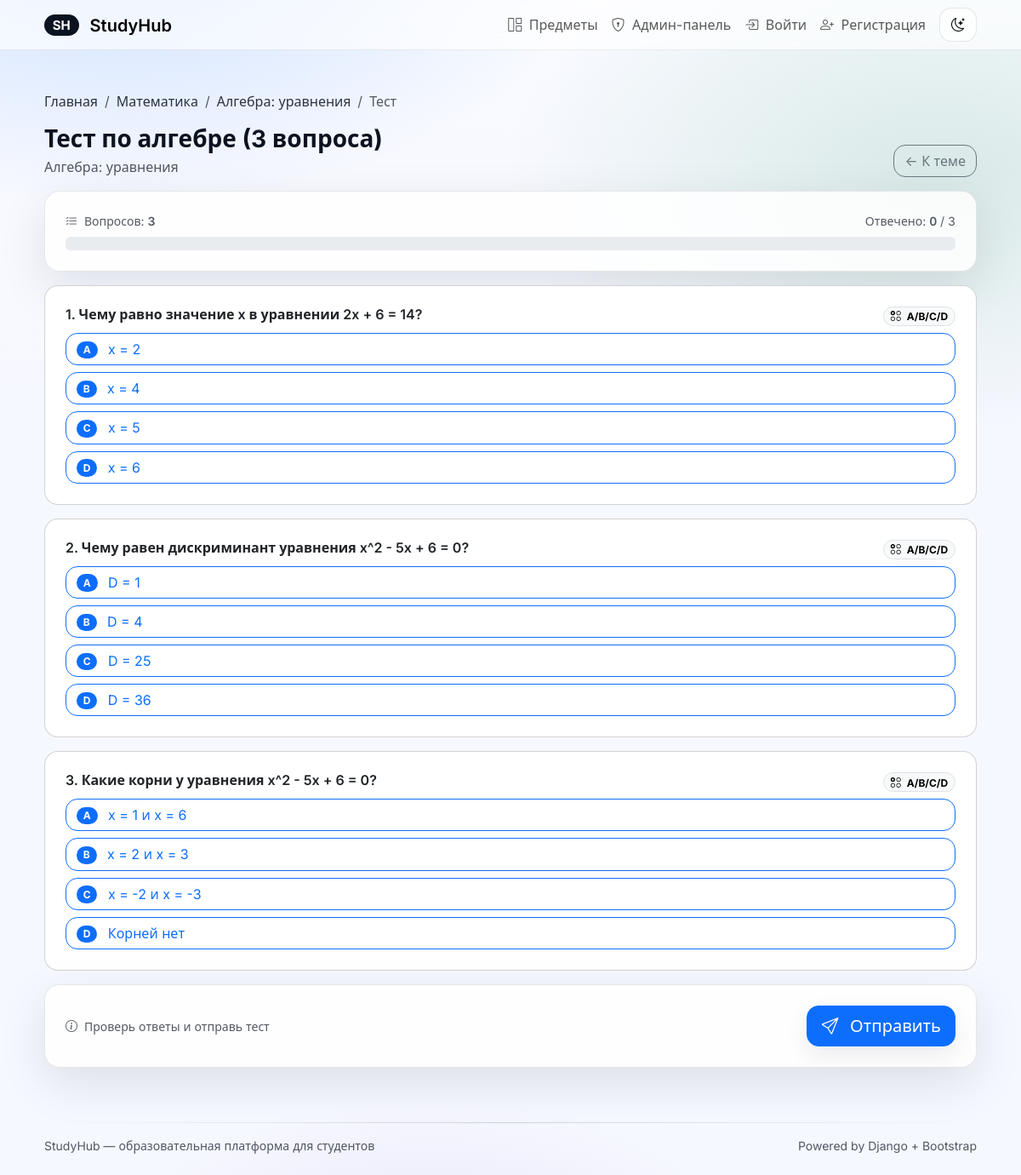
Page /test/1/ on the committed database.
### core/models.py (models this page shows, shortened)
class Test(models.Model):
    topic = models.ForeignKey(Topic, on_delete=models.CASCADE, related_name='tests')
    title = models.CharField(max_length=200)
    class Meta:
        constraints = [
            models.UniqueConstraint(fields=['topic'], name='unique_test_per_topic'),
        ]
        ordering = ['topic__subject__name', 'topic__name']
        verbose_name = 'Тест'
        verbose_name_plural = 'Тесты'

class Topic(models.Model):
    subject = models.ForeignKey(Subject, on_delete=models.CASCADE, related_name='topics')
    name = models.CharField(max_length=200)
    description = models.TextField(blank=True)
    class Meta:
        ordering = ['subject__name', 'name']
        verbose_name = 'Тема'
        verbose_name_plural = 'Темы'

class Subject(models.Model):
    name = models.CharField(max_length=200)
    class Meta:
        ordering = ['name']
        verbose_name = 'Предмет'
        verbose_name_plural = 'Предметы'

class Question(models.Model):
    ANSWER_A = 'A'
    ANSWER_B = 'B'
    ANSWER_C = 'C'
    ANSWER_D = 'D'
    ANSWER_CHOICES = [
        (ANSWER_A, 'A'),
        (ANSWER_B, 'B'),
        (ANSWER_C, 'C'),
        (ANSWER_D, 'D'),
    ]
    test = models.ForeignKey(Test, on_delete=models.CASCADE, related_name='questions')
    text = models.TextField()
    option_a = models.CharField(max_length=255)
    option_b = models.CharField(max_length=255)
    option_c = models.CharField(max_length=255)
    option_d = models.CharField(max_length=255)
    correct_answer = models.CharField(max_length=1, choices=ANSWER_CHOICES)
    explanation = models.TextField(blank=True)
    class Meta:
        ordering = ['id']
        verbose_name = 'Вопрос'
        verbose_name_plural = 'Вопросы'

### core/views.py (the view, shortened to what this page needs)
# urls.py: path('test/<int:id>/', views.test_take, name='test_take'),
def test_take(request: HttpRequest, id: int) -> HttpResponse:
    test = get_object_or_404(
        Test.objects.select_related('topic', 'topic__subject').prefetch_related('questions'),
        pk=id,
    )
    questions = list(test.questions.all())
    return render(request, 'core/test_take.html', {'test': test, 'questions': questions})

### templates/core/test_take.html (shortened to what this page needs)
{% extends "base.html" %}
{% block content %}
  <nav aria-label="breadcrumb" class="mb-3">
    <ol class="breadcrumb mb-0">
      <li class="breadcrumb-item"><a href="{% url 'home' %}">Главная</a></li>
      <li class="breadcrumb-item"><a href="{% url 'subject_detail' test.topic.subject.id %}">{{ test.topic.subject.name }}</a></li>
      <li class="breadcrumb-item"><a href="{% url 'topic_detail' test.topic.id %}">{{ test.topic.name }}</a></li>
      <li class="breadcrumb-item active" aria-current="page">Тест</li>
    </ol>
  </nav>
  <div class="d-flex flex-wrap justify-content-between align-items-end gap-3 mb-3">
    <div>
      <h1 class="h3 fw-bold mb-1">{{ test.title }}</h1>
      <div class="sh-muted">{{ test.topic.name }}</div>
    </div>
    <a class="btn btn-outline-secondary" href="{% url 'topic_detail' test.topic.id %}">← К теме</a>
  </div>
  {% if questions %}
    <div class="sh-glass sh-card p-3 p-lg-4 mb-3" id="testMeta" data-total="{{ questions|length }}">
      <div class="d-flex flex-wrap justify-content-between align-items-center gap-2">
        <div class="small sh-muted">
          <i class="bi bi-list-check me-1"></i>
          Вопросов: <span class="fw-semibold sh-kbd">{{ questions|length }}</span>
        </div>
        <div class="small sh-muted">
          Отвечено: <span class="fw-semibold sh-kbd" id="answeredCount">0</span> / <span class="sh-kbd">{{ questions|length }}</span>
        </div>
      </div>
      <div class="progress mt-2" role="progressbar" aria-label="Answered progress">
      </div>
    </div>
    <form method="post" class="d-grid gap-3" id="testForm">
      {% for q in questions %}
        <div class="card sh-card rounded-4">
          <div class="card-body p-4 p-lg-4">
            <div class="d-flex justify-content-between align-items-start gap-3 mb-2">
              <h2 class="h6 fw-semibold mb-0">{{ forloop.counter }}. {{ q.text }}</h2>
              <span class="badge text-bg-light border">
                <i class="bi bi-ui-radios-grid me-1"></i> A/B/C/D
              </span>
            </div>
            <div class="d-grid gap-2">
              <label class="btn btn-outline-primary text-start" for="q{{ q.id }}_A">
                <span class="badge text-bg-primary me-2">A</span> {{ q.option_a }}
              </label>
              <label class="btn btn-outline-primary text-start" for="q{{ q.id }}_B">
                <span class="badge text-bg-primary me-2">B</span> {{ q.option_b }}
              </label>
              <label class="btn btn-outline-primary text-start" for="q{{ q.id }}_C">
                <span class="badge text-bg-primary me-2">C</span> {{ q.option_c }}
              </label>
              <label class="btn btn-outline-primary text-start" for="q{{ q.id }}_D">
                <span class="badge text-bg-primary me-2">D</span> {{ q.option_d }}
              </label>
            </div>
          </div>
        </div>
      {% endfor %}
      <div class="sh-glass sh-card p-3 p-lg-4 position-sticky" style="bottom: 16px">
        <div class="d-flex flex-wrap justify-content-between align-items-center gap-2">
          <div class="small sh-muted">
            <i class="bi bi-info-circle me-1"></i> Проверь ответы и отправь тест
          </div>
          <button type="submit" class="btn btn-primary btn-lg">
            <i class="bi bi-send me-2"></i> Отправить
          </button>
        </div>
      </div>
    </form>
  {% else %}
    <div class="alert alert-warning sh-card rounded-4">
      В этом тесте пока нет вопросов. Добавьте их через <a href="/admin/">админку</a>.
    </div>
  {% endif %}
{% endblock %}

### templates/base.html (style rules this page uses)
:root { --sh-radius: 18px; --sh-radius-sm: 14px; --sh-border: rgba(15, 23, 42, 0.10); --sh-shadow: 0 18px 55px rgba(2, 6, 23, 0.10); --sh-shadow-soft: 0 10px 28px rgba(2, 6, 23, 0.08); --sh-text: #0b1220; --sh-muted: rgba(11, 18, 32, 0.70); --sh-bg: #f6f8ff; --sh-surface: rgba(255, 255, 255, 0.86); --sh-surface-2: rgba(255, 255, 255, 0.72); }
body { font-family: Inter, system-ui, -apple-system, Segoe UI, Roboto, Arial, sans-serif; color: var(--sh-text); background: radial-gradient(920px 520px at 12% -5%, rgba(13, 110, 253, 0.18), transparent 60%), radial-gradient(880px 520px at 92% 15%, rgba(25, 135, 84, 0.14), transparent 58%), radial-gradient(760px 520px at 42% 115%, rgba(111, 66, 193, 0.14), transparent 58%), linear-gradient(180deg, rgba(255, 255, 255, 0.30), transparent 40%), var(--sh-bg); }
.sh-glass { background: var(--sh-surface); border: 1px solid var(--sh-border); box-shadow: var(--sh-shadow); }
.sh-card { border-radius: var(--sh-radius); }
.sh-muted { color: var(--sh-muted); }
.btn { border-radius: 14px; box-shadow: 0 10px 28px rgba(2, 6, 23, 0.08); }
.btn-outline-secondary, .btn-outline-primary { box-shadow: none; }
.badge { border-radius: 999px; }
.sh-kbd { font-variant-numeric: tabular-nums; letter-spacing: -0.01em; }
.breadcrumb a { color: var(--sh-text); text-decoration: none; opacity: 0.85; }

### rows in the picture
Test: topic.subject.name "Математика", topic.name "Алгебра: уравнения", title "Тест по алгебре (3 вопроса)"
Question: text "Чему равно значение x в уравнении 2x + 6 = 14?", option_a "x = 2", option_b "x = 4", option_c "x = 5", option_d "x = 6"
Question: text "Чему равен дискриминант уравнения x^2 - 5x + 6 = 0?", option_a "D = 1", option_b "D = 4", option_c "D = 25", option_d "D = 36"
Question: text "Какие корни у уравнения x^2 - 5x + 6 = 0?", option_a "x = 1 и x = 6", option_b "x = 2 и x = 3", option_c "x = -2 и x = -3", option_d "Корней нет"

### other values in the picture
{{ questions|length }} "3"
